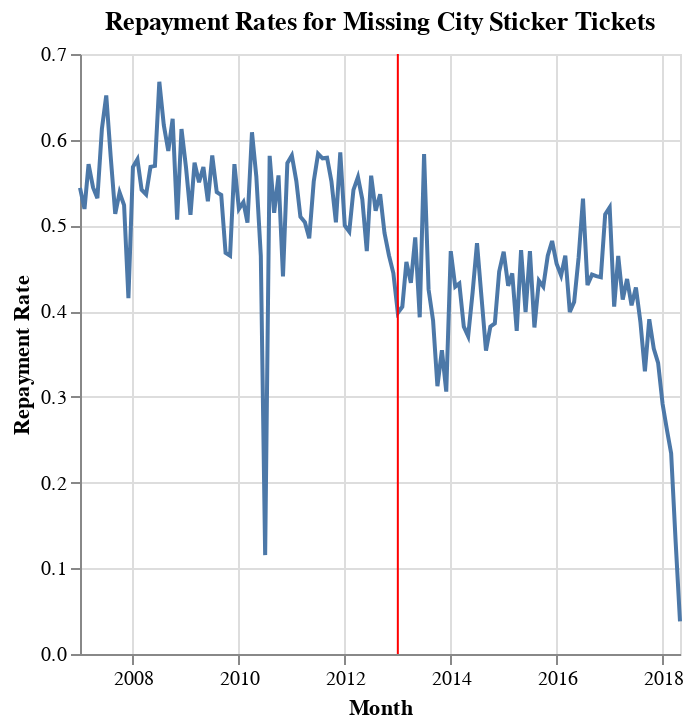

Notebook cell for this chart:
### Code cell
city_sticker_tickets['month'] = city_sticker_tickets['issue_date'].dt.to_period('M')

# Step 3: Mark tickets as paid if 'total_payments' is greater than 0
city_sticker_tickets['paid'] = city_sticker_tickets['total_payments'] > 0

# Step 4: Calculate repayment rates by month
monthly_repayment = city_sticker_tickets.groupby('month').agg(
    total_tickets=('combined_code', 'size'),
    tickets_paid=('paid', 'sum')
).reset_index()

# Calculate repayment rate
monthly_repayment['repayment_rate'] = monthly_repayment['tickets_paid'] / monthly_repayment['total_tickets']

# Convert 'month' back to a timestamp for plotting
monthly_repayment['month'] = monthly_repayment['month'].dt.to_timestamp()

# Step 5: Create a line chart for repayment rates
repayment_rate_chart = alt.Chart(monthly_repayment).mark_line().encode(
    x=alt.X('month:T', title='Month'),
    y=alt.Y('repayment_rate:Q', title='Repayment Rate'),
    tooltip=['month', 'repayment_rate']
).properties(
    title='Repayment Rates for Missing City Sticker Tickets'
)

# Step 6: Add a vertical line for the policy change (assumed on January 1, 2013)
policy_change_date = pd.to_datetime('2013-01-01')
policy_change_line = alt.Chart(pd.DataFrame({'policy_change': [policy_change_date]})).mark_rule(color='red').encode(
    x='policy_change:T'
)

# Combine the repayment rate chart and the vertical policy change line
final_chart = repayment_rate_chart + policy_change_line

# Display the chart
final_chart.show()

### Figure 1 — Vega-Lite specification as saved in the notebook (floating-point values rounded to 4 significant figures; data arrays with more than 128 entries replaced by an {"elided": "..."} marker saying what was removed)
{"config": {"view": {"continuousWidth": 300, "continuousHeight": 300}}, "layer": [{"data": {"name": "data-b0671a151ec70b985b1d010447c5c586"}, "mark": {"type": "line"}, "encoding": {"tooltip": [{"field": "month", "type": "temporal"}, {"field": "repayment_rate", "type": "quantitative"}], "x": {"field": "month", "title": "Month", "type": "temporal"}, "y": {"field": "repayment_rate", "title": "Repayment Rate", "type": "quantitative"}}, "title": "Repayment Rates for Missing City Sticker Tickets"}, {"data": {"name": "data-4b5d0292083392bba6cb3b55cc5b672c"}, "mark": {"type": "rule", "color": "red"}, "encoding": {"x": {"field": "policy_change", "type": "temporal"}}}], "$schema": "https://vega.github.io/schema/vega-lite/v5.20.1.json", "datasets": {"data-b0671a151ec70b985b1d010447c5c586": {"elided": "137 records"}, "data-4b5d0292083392bba6cb3b55cc5b672c": [{"policy_change": "2013-01-01T00:00:00"}]}}
